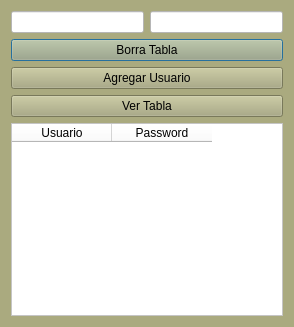
<?xml version="1.0" encoding="UTF-8"?>
<ui version="4.0">
 <class>tercerDialog</class>
 <widget class="QDialog" name="tercerDialog">
  <property name="geometry">
   <rect>
    <x>0</x>
    <y>0</y>
    <width>294</width>
    <height>327</height>
   </rect>
  </property>
  <property name="windowTitle">
   <string>Dialog</string>
  </property>
  <property name="styleSheet">
   <string notr="true">background-color: rgb(170, 170, 127);</string>
  </property>
  <layout class="QHBoxLayout" name="horizontalLayout_2">
   <property name="sizeConstraint">
    <enum>QLayout::SetDefaultConstraint</enum>
   </property>
   <item>
    <layout class="QVBoxLayout" name="verticalLayout">
     <item>
      <layout class="QHBoxLayout" name="horizontalLayout">
       <item>
        <widget class="QLineEdit" name="lineEdit_Usuario">
         <property name="styleSheet">
          <string notr="true">background-color: rgb(255, 255, 255);</string>
         </property>
        </widget>
       </item>
       <item>
        <widget class="QLineEdit" name="lineEdit_password">
         <property name="styleSheet">
          <string notr="true">background-color: rgb(255, 255, 255);</string>
         </property>
        </widget>
       </item>
      </layout>
     </item>
     <item>
      <widget class="QPushButton" name="pushButton_delete">
       <property name="text">
        <string>Borra Tabla</string>
       </property>
      </widget>
     </item>
     <item>
      <widget class="QPushButton" name="pushButton_agregar">
       <property name="text">
        <string>Agregar Usuario</string>
       </property>
      </widget>
     </item>
     <item>
      <widget class="QPushButton" name="pushButton">
       <property name="text">
        <string>Ver Tabla</string>
       </property>
      </widget>
     </item>
     <item>
      <widget class="QTableWidget" name="tableWidget_usuario">
       <property name="styleSheet">
        <string notr="true">background-color: rgb(255, 255, 255);</string>
       </property>
       <column>
        <property name="text">
         <string>Usuario</string>
        </property>
       </column>
       <column>
        <property name="text">
         <string>Password</string>
        </property>
       </column>
      </widget>
     </item>
    </layout>
   </item>
  </layout>
 </widget>
 <resources/>
 <connections/>
</ui>
